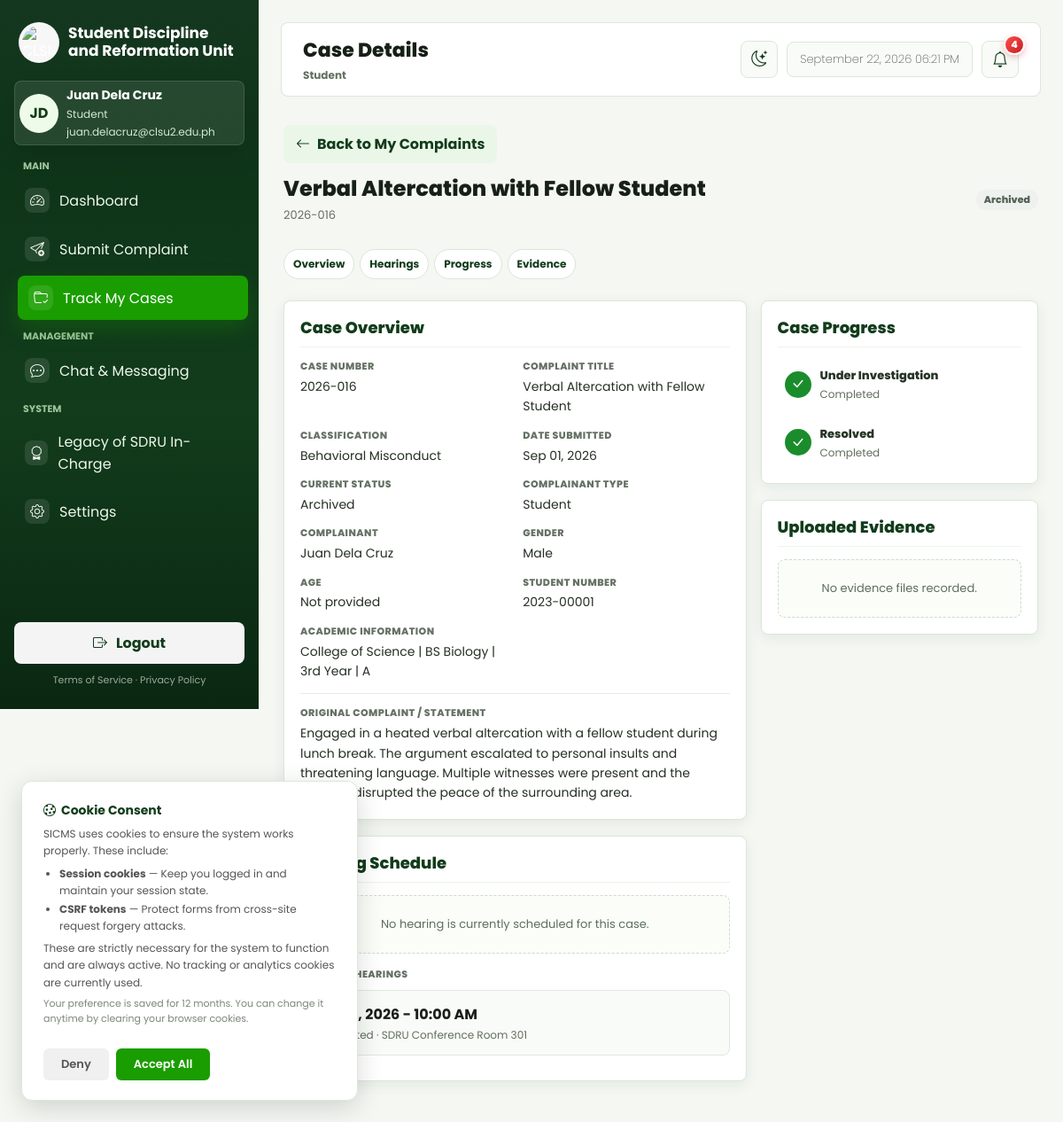
The app's page /web/views/complaints/case_details.php?id=31 (signed in) with its own data.
### tables this page shows
CREATE TABLE `accounts` (
  `account_id` int UNSIGNED NOT NULL,
  `first_name` varchar(100) NOT NULL,
  `last_name` varchar(100) NOT NULL,
  `email` varchar(255) NOT NULL,
  `password_hash` varchar(255) DEFAULT NULL,
  `auth_provider` varchar(50) DEFAULT NULL,
  `role` varchar(50) NOT NULL DEFAULT 'student',
  `status` varchar(20) NOT NULL DEFAULT 'active',
  `college_id` int UNSIGNED DEFAULT NULL,
  `student_number` varchar(50) DEFAULT NULL,
  `college` varchar(255) DEFAULT NULL,
  `course` varchar(255) DEFAULT NULL,
  `section` varchar(50) DEFAULT NULL,
  `created_at` datetime NOT NULL DEFAULT CURRENT_TIMESTAMP,
  `updated_at` datetime NOT NULL DEFAULT CURRENT_TIMESTAMP ON UPDATE CURRENT_TIMESTAMP,
  `phone_number` varchar(20) NOT NULL DEFAULT '',
  `gender` varchar(20) NOT NULL DEFAULT '',
  `birthday` date DEFAULT NULL,
  `address` text NOT NULL
);

CREATE TABLE `complaints` (
  `complaint_id` int UNSIGNED NOT NULL,
  `case_number` varchar(50) NOT NULL,
  `complaint_title` varchar(255) NOT NULL,
  `submitted_by_account_id` int UNSIGNED NOT NULL,
  `complainant_name` varchar(255) NOT NULL,
  `complainant_gender` varchar(20) DEFAULT NULL,
  `complainant_age` int UNSIGNED DEFAULT NULL,
  `complainant_address` text,
  `complainant_type` varchar(50) NOT NULL DEFAULT 'Student',
  `complainant_relationship` varchar(100) DEFAULT NULL,
  `complainant_employee_no` varchar(100) DEFAULT NULL,
  `complainant_department` varchar(255) DEFAULT NULL,
  `complainant_position` varchar(255) DEFAULT NULL,
  `complainant_affiliation` varchar(255) DEFAULT NULL,
  `complainant_purpose` varchar(255) DEFAULT NULL,
  `complainant_student_no` varchar(50) DEFAULT NULL,
  `complainant_email` varchar(255) DEFAULT NULL,
  `complainant_contact` varchar(50) DEFAULT NULL,
  `complainant_college` varchar(255) DEFAULT NULL,
  `complainant_course` varchar(255) DEFAULT NULL,
  `complainant_year_level` varchar(50) DEFAULT NULL,
  `complainant_section` varchar(50) DEFAULT NULL,
  `complainant_course_year` varchar(100) DEFAULT NULL,
  `case_classification` varchar(100) NOT NULL,
  `incident_datetime` datetime DEFAULT NULL,
  `incident_location` varchar(255) DEFAULT NULL,
  `complaint_details` text,
  `status` varchar(50) NOT NULL DEFAULT 'Under Investigation',
  `respondent_released_at` datetime DEFAULT NULL,
  `respondent_released_by_account_id` int UNSIGNED DEFAULT NULL,
  `respondent_visibility` text,
  `assigned_coordinator_account_id` int UNSIGNED DEFAULT NULL,
  `assigned_reformation_coordinator_account_id` int UNSIGNED DEFAULT NULL,
  `reformation_completed_at` datetime DEFAULT NULL,
  `submitted_at` datetime NOT NULL DEFAULT CURRENT_TIMESTAMP,
  `created_at` datetime NOT NULL DEFAULT CURRENT_TIMESTAMP,
  `updated_at` datetime NOT NULL DEFAULT CURRENT_TIMESTAMP ON UPDATE CURRENT_TIMESTAMP,
  `case_source` varchar(20) NOT NULL DEFAULT 'Online Submission',
  `original_case_date` date DEFAULT NULL,
  `legacy_outcome` varchar(255) DEFAULT NULL,
  `action_taken` text,
  `resolution_date` date DEFAULT NULL,
  `remarks_notes` text,
  `legacy_entry_source` varchar(100) DEFAULT NULL,
  `outcome` text
);

CREATE TABLE `hearings` (
  `hearing_id` int UNSIGNED NOT NULL,
  `complaint_id` int UNSIGNED NOT NULL,
  `scheduled_by_account_id` int UNSIGNED DEFAULT NULL,
  `hearing_datetime` datetime DEFAULT NULL,
  `venue` varchar(255) DEFAULT NULL,
  `google_meet_link` varchar(500) DEFAULT NULL,
  `google_event_id` varchar(1024) DEFAULT NULL,
  `hearing_type` varchar(50) NOT NULL DEFAULT 'Face-to-face',
  `instructions` text,
  `remarks` text,
  `status` varchar(50) NOT NULL DEFAULT 'Scheduled',
  `created_at` datetime NOT NULL DEFAULT CURRENT_TIMESTAMP,
  `updated_at` datetime NOT NULL DEFAULT CURRENT_TIMESTAMP ON UPDATE CURRENT_TIMESTAMP
);

### web/views/complaints/case_details.php (the view, shortened to what the rows shown need)
<?php
require_once __DIR__ . '/../../controllers/ComplaintController.php';
$controller = new ComplaintController();
$viewData = $controller->handleStudentCaseDetails((int) ($_GET['id'] ?? 0));
$user = $viewData['user'];
$case = $viewData['case'];
$hearings = $viewData['hearings'];
function h($value) { return htmlspecialchars((string) $value, ENT_QUOTES, 'UTF-8'); }
function progress_steps($status) {
    return ['Under Investigation', 'Resolved'];
}
function stage_done($status, $stage) {
    $order = ['Under Investigation' => 0, 'Resolved' => 1, 'Archived' => 2];
    return isset($order[$stage], $order[$status]) && $order[$stage] <= $order[$status];
}
?>
<!DOCTYPE html>
<html lang="en">
<head>
    <link rel="stylesheet" href="../layout/style.css">
    <link rel="stylesheet" href="../layout/system.css?v=5">
    <link rel="stylesheet" href="../layout/sidebar.css">
    <link rel="stylesheet" href="https://cdn.jsdelivr.net/npm/bootstrap-icons@1.11.3/font/bootstrap-icons.min.css">
</head>
<body>
<div class="dashboard-shell">
    <?php require __DIR__ . '/../layout/sidebar.php'; ?>
    <div class="app-content">
        <?php $pageTitle = 'Case Details'; require __DIR__ . '/../layout/topbar.php'; ?>
        <main class="wrap case-detail-view">
            <header class="case-heading"><div><h1><?= h($case['complaint_title'] ?? $case['case_classification']) ?></h1><p><?= h($case['case_number']) ?></p></div><span class="status-pill"><?= h($case['status']) ?></span></header>
            <section class="detail-grid">
                <div>
                    <section class="panel" id="case-overview">
                        <h2>Case Overview</h2>
                        <div class="info-grid">
                            <div><div class="label">Case Number</div><div class="value"><?= h($case['case_number']) ?></div></div>
                            <?php if (!empty($case['complaint_title']) && $case['complaint_title'] !== $case['case_classification']): ?>
                                <div><div class="label">Complaint Title</div><div class="value"><?= h($case['complaint_title']) ?></div></div>
                            <?php endif; ?>
                            <div><div class="label">Classification</div><div class="value"><?= h($case['case_classification']) ?></div></div>
                            <div><div class="label">Date Submitted</div><div class="value"><?= h(date('M d, Y', strtotime($case['submitted_at']))) ?></div></div>
                            <div><div class="label">Current Status</div><div class="value"><?= h($case['status']) ?></div></div>
                            <div><div class="label">Complainant Type</div><div class="value"><?= h($case['complainant_type'] ?? 'Student') ?></div></div>
                            <div><div class="label">Complainant</div><div class="value"><?= h($case['complainant_name']) ?></div></div>
                            <div><div class="label">Gender</div><div class="value"><?= h($case['complainant_gender'] ?: 'Not provided') ?></div></div>
                            <div><div class="label">Age</div><div class="value"><?= h($case['complainant_age'] ?? 'Not provided') ?></div></div>
                            <?php if (($case['complainant_type'] ?? 'Student') === 'Student'): ?>
                                <div><div class="label">Student Number</div><div class="value"><?= h($case['complainant_student_no']) ?></div></div>
                                <div><div class="label">Academic Information</div><div class="value"><?= h(trim(($case['complainant_college'] ?? '') . ' | ' . ($case['complainant_course'] ?? '') . ' | ' . (($case['complainant_year_level'] ?? '') ?: Courses::yearLevel($case['complainant_section'] ?? '')) . ' | ' . ($case['complainant_section'] ?? ''), ' |') ?: $case['complainant_course_year']) ?></div></div>
                            <?php elseif (($case['complainant_type'] ?? '') === 'Private Individual' && !empty($case['complainant_relationship'])): ?>
                                <div><div class="label">Relationship to CLSU</div><div class="value"><?= h($case['complainant_relationship']) ?></div></div>
                            <?php endif; ?>
                        </div>
                        <div class="description"><div class="label">Original Complaint / Statement</div><div class="value"><?= nl2br(h($case['complaint_details'])) ?></div></div>
                    </section>
                    <section class="panel" id="hearing-schedule">
                        <?php
                        $pastHearings = array_values(array_filter($hearings, fn($hearing) => in_array(($hearing['status'] ?? ''), ['Completed', 'Cancelled'], true)));
                        ?>
                        <h2>Hearing Schedule</h2>
                        <div class="mini-list">
                            <?php if (!empty($pastHearings)): ?>
                                <?php foreach ($pastHearings as $hearing): ?>
                                    <div class="mini-item">
                                        <strong><?= h(date('M d, Y - h:i A', strtotime($hearing['hearing_datetime']))) ?></strong>
                                        <div class="timeline-note"><?= h($hearing['status']) ?> · <?= h($hearing['venue']) ?></div>
                                    </div>
                                <?php endforeach; ?>
                            <?php endif; ?>
                        </div>
                    </section>
                </div>
                <aside>
                    <section class="panel" id="case-progress">
                        <h2>Case Progress</h2>
                        <div class="timeline">
                            <?php foreach (progress_steps($case['status']) as $stage): ?>
                                <div class="timeline-step <?= stage_done($case['status'], $stage) ? 'done' : '' ?> <?= $case['status'] === $stage ? 'current' : '' ?>">
                                    <div class="timeline-dot"><?php if (stage_done($case['status'], $stage)): ?><i class="bi bi-check-lg"></i><?php endif; ?></div>
                                    <div><div class="timeline-title"><?= h($stage) ?></div><div class="timeline-note"><?= $case['status'] === $stage ? 'Current status' : (stage_done($case['status'], $stage) ? 'Completed' : 'Pending') ?></div></div>
                                </div>
                            <?php endforeach; ?>
                        </div>
                    </section>
                    <section class="panel" id="case-evidence">
                        <h2>Uploaded Evidence</h2>
                    </section>
                </aside>
            </section>
        </main>
    </div>
</div>
</body>
</html>

### web/views/layout/sidebar.php (shortened to what the rows shown need)
<?php
require __DIR__ . '/navigation.php';
$userEmail = isset($user['email']) ? $user['email'] : '';
?>
<aside class="sidebar" id="app-sidebar">
    <div class="sidebar-profile">
        <div class="avatar" aria-hidden="true"><?= h($initials) ?></div>
        <div>
            <div class="profile-name"><?= h($displayName) ?></div>
            <div class="profile-role"><?= h($roleLabel) ?></div>
            <div class="profile-email"><?= h($userEmail) ?></div>
        </div>
    </div>
</aside>

### web/views/layout/topbar.php (shortened to what the rows shown need)
<?php
require __DIR__ . '/navigation.php';
require_once __DIR__ . '/../../helpers/Security.php';
$pageTitle = $pageTitle ?? 'Dashboard';
$hidePageTitle = $hidePageTitle ?? false;
?>
<div class="app-topbar-container">
    <header class="app-topbar<?= $hidePageTitle ? ' app-topbar-titleless' : '' ?>">
        <?php if (!$hidePageTitle): ?>
            <div class="app-topbar-title">
                <h1><?= h($pageTitle) ?></h1>
                <p><?= h($roleLabel) ?></p>
            </div>
        <?php endif; ?>
    </header>
</div>

### records on screen
accounts: initials "JD", displayName "Juan Dela Cruz", role "Student", email "juan.delacruz@clsu2.edu.ph"
complaints: complaint_title "Verbal Altercation with Fellow Student", case_number "2026-016", status "Archived", case_classification "Behavioral Misconduct", submitted_at "Sep 01, 2026", complainant_type "Student", complainant_name "Juan Dela Cruz", complainant_gender "Male", complainant_age "Not provided", complainant_student_no "2023-00001", complainant_college+complainant_course+complainant_year_level "College of Science | BS Biology | 3rd Year | A", complaint_details "Engaged in a heated verbal altercation with a fellow student during lunch break. The argument escalated to personal insults and threatening language. Multiple witnesses were present and the incident disrupted the peace of the surrounding area.", status "Under Investigation", status "Resolved"
hearings: hearing_datetime "Sep 15, 2026 - 10:00 AM", venue "SDRU Conference Room 301"

### other values on screen
$groupLabel "MAIN"
$item['label'] "Dashboard"
$item['label'] "Submit Complaint"
$item['label'] "Track My Cases"
$groupLabel "MANAGEMENT"
$item['label'] "Chat & Messaging"
$groupLabel "SYSTEM"
$item['label'] "Legacy of SDRU In-Charge"
$item['label'] "Settings"
$pageTitle "Case Details"
$unreadNotificationCount "4"
